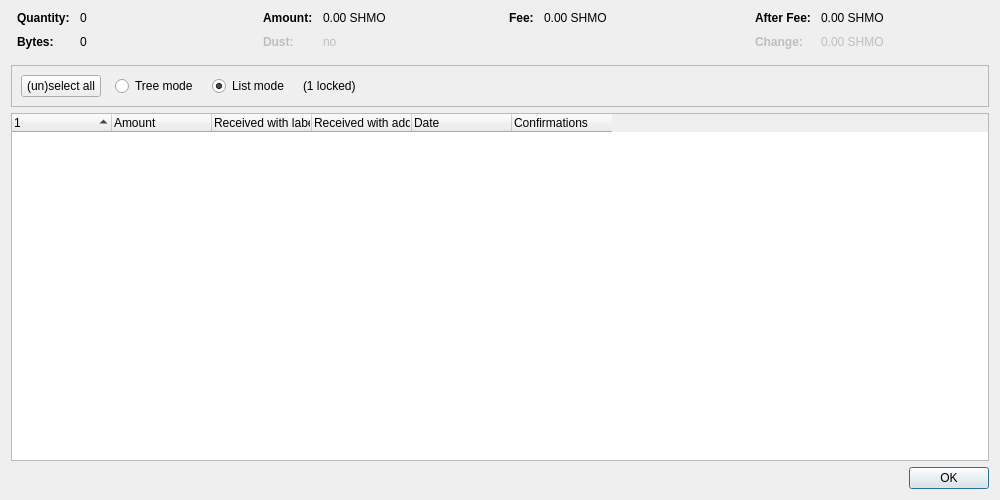
<?xml version="1.0" encoding="UTF-8"?>
<ui version="4.0">
 <class>CoinControlDialog</class>
 <widget class="QDialog" name="CoinControlDialog">
  <property name="geometry">
   <rect>
    <x>0</x>
    <y>0</y>
    <width>1000</width>
    <height>500</height>
   </rect>
  </property>
  <property name="windowTitle">
   <string>Coin Selection</string>
  </property>
  <layout class="QVBoxLayout" name="verticalLayout">
   <item>
    <layout class="QHBoxLayout" name="horizontalLayoutTop" stretch="0,0,0,0">
     <property name="topMargin">
      <number>0</number>
     </property>
     <property name="bottomMargin">
      <number>10</number>
     </property>
     <item>
      <layout class="QFormLayout" name="formLayoutCoinControl1">
       <property name="horizontalSpacing">
        <number>10</number>
       </property>
       <property name="verticalSpacing">
        <number>10</number>
       </property>
       <property name="leftMargin">
        <number>6</number>
       </property>
       <property name="rightMargin">
        <number>6</number>
       </property>
       <item row="0" column="0">
        <widget class="QLabel" name="labelCoinControlQuantityText">
         <property name="font">
          <font>
           <weight>75</weight>
           <bold>true</bold>
          </font>
         </property>
         <property name="text">
          <string>Quantity:</string>
         </property>
        </widget>
       </item>
       <item row="0" column="1">
        <widget class="QLabel" name="labelCoinControlQuantity">
         <property name="cursor">
          <cursorShape>IBeamCursor</cursorShape>
         </property>
         <property name="contextMenuPolicy">
          <enum>Qt::ActionsContextMenu</enum>
         </property>
         <property name="text">
          <string notr="true">0</string>
         </property>
         <property name="textInteractionFlags">
          <set>Qt::LinksAccessibleByMouse|Qt::TextSelectableByKeyboard|Qt::TextSelectableByMouse</set>
         </property>
        </widget>
       </item>
       <item row="1" column="0">
        <widget class="QLabel" name="labelCoinControlBytesText">
         <property name="font">
          <font>
           <weight>75</weight>
           <bold>true</bold>
          </font>
         </property>
         <property name="text">
          <string>Bytes:</string>
         </property>
        </widget>
       </item>
       <item row="1" column="1">
        <widget class="QLabel" name="labelCoinControlBytes">
         <property name="cursor">
          <cursorShape>IBeamCursor</cursorShape>
         </property>
         <property name="contextMenuPolicy">
          <enum>Qt::ActionsContextMenu</enum>
         </property>
         <property name="text">
          <string notr="true">0</string>
         </property>
         <property name="textInteractionFlags">
          <set>Qt::LinksAccessibleByMouse|Qt::TextSelectableByKeyboard|Qt::TextSelectableByMouse</set>
         </property>
        </widget>
       </item>
      </layout>
     </item>
     <item>
      <layout class="QFormLayout" name="formLayoutCoinControl2">
       <property name="horizontalSpacing">
        <number>10</number>
       </property>
       <property name="verticalSpacing">
        <number>10</number>
       </property>
       <property name="leftMargin">
        <number>6</number>
       </property>
       <property name="rightMargin">
        <number>6</number>
       </property>
       <item row="0" column="0">
        <widget class="QLabel" name="labelCoinControlAmountText">
         <property name="font">
          <font>
           <weight>75</weight>
           <bold>true</bold>
          </font>
         </property>
         <property name="text">
          <string>Amount:</string>
         </property>
        </widget>
       </item>
       <item row="0" column="1">
        <widget class="QLabel" name="labelCoinControlAmount">
         <property name="cursor">
          <cursorShape>IBeamCursor</cursorShape>
         </property>
         <property name="contextMenuPolicy">
          <enum>Qt::ActionsContextMenu</enum>
         </property>
         <property name="text">
          <string notr="true">0.00 SHMO</string>
         </property>
         <property name="textInteractionFlags">
          <set>Qt::LinksAccessibleByMouse|Qt::TextSelectableByKeyboard|Qt::TextSelectableByMouse</set>
         </property>
        </widget>
       </item>
       <item row="1" column="0">
        <widget class="QLabel" name="labelCoinControlLowOutputText">
         <property name="enabled">
          <bool>false</bool>
         </property>
         <property name="font">
          <font>
           <weight>75</weight>
           <bold>true</bold>
          </font>
         </property>
         <property name="text">
          <string>Dust:</string>
         </property>
        </widget>
       </item>
       <item row="1" column="1">
        <widget class="QLabel" name="labelCoinControlLowOutput">
         <property name="enabled">
          <bool>false</bool>
         </property>
         <property name="cursor">
          <cursorShape>IBeamCursor</cursorShape>
         </property>
         <property name="contextMenuPolicy">
          <enum>Qt::ActionsContextMenu</enum>
         </property>
         <property name="text">
          <string notr="true">no</string>
         </property>
         <property name="textInteractionFlags">
          <set>Qt::LinksAccessibleByMouse|Qt::TextSelectableByKeyboard|Qt::TextSelectableByMouse</set>
         </property>
        </widget>
       </item>
      </layout>
     </item>
     <item>
      <layout class="QFormLayout" name="formLayoutCoinControl3">
       <property name="horizontalSpacing">
        <number>10</number>
       </property>
       <property name="verticalSpacing">
        <number>10</number>
       </property>
       <property name="leftMargin">
        <number>6</number>
       </property>
       <property name="rightMargin">
        <number>6</number>
       </property>
       <item row="0" column="0">
        <widget class="QLabel" name="labelCoinControlFeeText">
         <property name="font">
          <font>
           <weight>75</weight>
           <bold>true</bold>
          </font>
         </property>
         <property name="text">
          <string>Fee:</string>
         </property>
        </widget>
       </item>
       <item row="0" column="1">
        <widget class="QLabel" name="labelCoinControlFee">
         <property name="cursor">
          <cursorShape>IBeamCursor</cursorShape>
         </property>
         <property name="contextMenuPolicy">
          <enum>Qt::ActionsContextMenu</enum>
         </property>
         <property name="text">
          <string notr="true">0.00 SHMO</string>
         </property>
         <property name="textInteractionFlags">
          <set>Qt::LinksAccessibleByMouse|Qt::TextSelectableByKeyboard|Qt::TextSelectableByMouse</set>
         </property>
        </widget>
       </item>
      </layout>
     </item>
     <item>
      <layout class="QFormLayout" name="formLayoutCoinControl4">
       <property name="horizontalSpacing">
        <number>10</number>
       </property>
       <property name="verticalSpacing">
        <number>10</number>
       </property>
       <property name="leftMargin">
        <number>6</number>
       </property>
       <property name="rightMargin">
        <number>6</number>
       </property>
       <item row="0" column="0">
        <widget class="QLabel" name="labelCoinControlAfterFeeText">
         <property name="font">
          <font>
           <weight>75</weight>
           <bold>true</bold>
          </font>
         </property>
         <property name="text">
          <string>After Fee:</string>
         </property>
        </widget>
       </item>
       <item row="0" column="1">
        <widget class="QLabel" name="labelCoinControlAfterFee">
         <property name="cursor">
          <cursorShape>IBeamCursor</cursorShape>
         </property>
         <property name="contextMenuPolicy">
          <enum>Qt::ActionsContextMenu</enum>
         </property>
         <property name="text">
          <string notr="true">0.00 SHMO</string>
         </property>
         <property name="textInteractionFlags">
          <set>Qt::LinksAccessibleByMouse|Qt::TextSelectableByKeyboard|Qt::TextSelectableByMouse</set>
         </property>
        </widget>
       </item>
       <item row="1" column="0">
        <widget class="QLabel" name="labelCoinControlChangeText">
         <property name="enabled">
          <bool>false</bool>
         </property>
         <property name="font">
          <font>
           <weight>75</weight>
           <bold>true</bold>
          </font>
         </property>
         <property name="text">
          <string>Change:</string>
         </property>
        </widget>
       </item>
       <item row="1" column="1">
        <widget class="QLabel" name="labelCoinControlChange">
         <property name="enabled">
          <bool>false</bool>
         </property>
         <property name="cursor">
          <cursorShape>IBeamCursor</cursorShape>
         </property>
         <property name="contextMenuPolicy">
          <enum>Qt::ActionsContextMenu</enum>
         </property>
         <property name="text">
          <string notr="true">0.00 SHMO</string>
         </property>
         <property name="textInteractionFlags">
          <set>Qt::LinksAccessibleByMouse|Qt::TextSelectableByKeyboard|Qt::TextSelectableByMouse</set>
         </property>
        </widget>
       </item>
      </layout>
     </item>
    </layout>
   </item>
   <item>
    <widget class="QFrame" name="frame">
     <property name="minimumSize">
      <size>
       <width>0</width>
       <height>40</height>
      </size>
     </property>
     <property name="frameShape">
      <enum>QFrame::StyledPanel</enum>
     </property>
     <property name="frameShadow">
      <enum>QFrame::Sunken</enum>
     </property>
     <layout class="QHBoxLayout" name="horizontalLayout">
      <item>
       <layout class="QHBoxLayout" name="horizontalLayoutPanel" stretch="0,0,0,0,0">
        <property name="spacing">
         <number>14</number>
        </property>
        <item>
         <widget class="QPushButton" name="pushButtonSelectAll">
          <property name="sizePolicy">
           <sizepolicy hsizetype="Maximum" vsizetype="Fixed">
            <horstretch>0</horstretch>
            <verstretch>0</verstretch>
           </sizepolicy>
          </property>
          <property name="text">
           <string>(un)select all</string>
          </property>
          <property name="autoDefault">
           <bool>false</bool>
          </property>
         </widget>
        </item>
        <item>
         <widget class="QRadioButton" name="radioTreeMode">
          <property name="sizePolicy">
           <sizepolicy hsizetype="Maximum" vsizetype="Fixed">
            <horstretch>0</horstretch>
            <verstretch>0</verstretch>
           </sizepolicy>
          </property>
          <property name="text">
           <string>Tree mode</string>
          </property>
         </widget>
        </item>
        <item>
         <widget class="QRadioButton" name="radioListMode">
          <property name="sizePolicy">
           <sizepolicy hsizetype="Maximum" vsizetype="Fixed">
            <horstretch>0</horstretch>
            <verstretch>0</verstretch>
           </sizepolicy>
          </property>
          <property name="text">
           <string>List mode</string>
          </property>
          <property name="checked">
           <bool>true</bool>
          </property>
         </widget>
        </item>
        <item>
         <widget class="QLabel" name="labelLocked">
          <property name="text">
           <string notr="true">(1 locked)</string>
          </property>
         </widget>
        </item>
        <item>
         <spacer name="horizontalSpacer">
          <property name="orientation">
           <enum>Qt::Horizontal</enum>
          </property>
          <property name="sizeHint" stdset="0">
           <size>
            <width>40</width>
            <height>20</height>
           </size>
          </property>
         </spacer>
        </item>
       </layout>
      </item>
     </layout>
    </widget>
   </item>
   <item>
    <widget class="CoinControlTreeWidget" name="treeWidget">
     <property name="contextMenuPolicy">
      <enum>Qt::CustomContextMenu</enum>
     </property>
     <property name="sortingEnabled">
      <bool>false</bool>
     </property>
     <property name="columnCount">
      <number>6</number>
     </property>
     <attribute name="headerShowSortIndicator" stdset="0">
      <bool>true</bool>
     </attribute>
     <attribute name="headerStretchLastSection">
      <bool>false</bool>
     </attribute>
     <column>
      <property name="text">
       <string/>
      </property>
     </column>
     <column>
      <property name="text">
       <string>Amount</string>
      </property>
     </column>
     <column>
      <property name="text">
       <string>Received with label</string>
      </property>
     </column>
     <column>
      <property name="text">
       <string>Received with address</string>
      </property>
     </column>
     <column>
      <property name="text">
       <string>Date</string>
      </property>
     </column>
     <column>
      <property name="text">
       <string>Confirmations</string>
      </property>
      <property name="toolTip">
       <string>Confirmed</string>
      </property>
     </column>
     <column>
      <property name="text">
       <string/>
      </property>
     </column>
     <column>
      <property name="text">
       <string/>
      </property>
     </column>
     <column>
      <property name="text">
       <string/>
      </property>
     </column>
     <column>
      <property name="text">
       <string/>
      </property>
     </column>
    </widget>
   </item>
   <item>
    <widget class="QDialogButtonBox" name="buttonBox">
     <property name="orientation">
      <enum>Qt::Horizontal</enum>
     </property>
     <property name="standardButtons">
      <set>QDialogButtonBox::Ok</set>
     </property>
    </widget>
   </item>
  </layout>
 </widget>
 <customwidgets>
  <customwidget>
   <class>CoinControlTreeWidget</class>
   <extends>QTreeWidget</extends>
   <header>qt/coincontroltreewidget.h</header>
  </customwidget>
 </customwidgets>
 <resources/>
 <connections/>
</ui>
